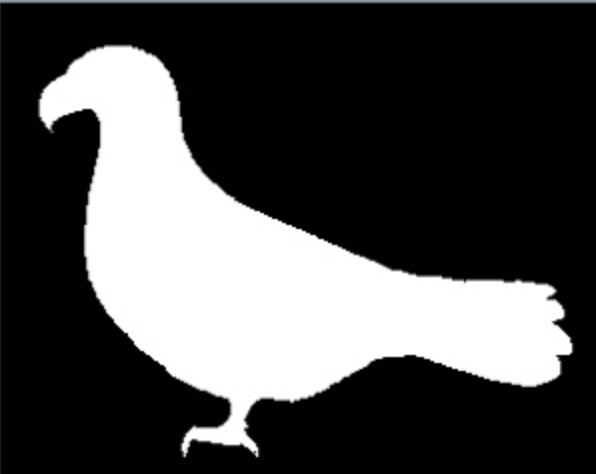
#> input picture paloma.png, 596 x 474 px
$ python Perimetro.py
#> lines starting #> are read from the running program, lines starting #| are printed output that depends on the picture

import cv2
import numpy as np

# leemos la imagen
imagen = cv2.imread("paloma.png")
#> imagen is the input picture: shape (474, 596, 3); mean B, G, R 74, 74, 73.9
imgOri= cv2.cvtColor(imagen, cv2.COLOR_BGR2GRAY)
cv2.imshow("Original", imgOri)
cv2.waitKey(0)
cv2.destroyAllWindows()

# realizamos erosion
matriz = np.ones((3 ,3), np.uint8)
dil = cv2.dilate(imgOri ,matriz ,iterations = 1)
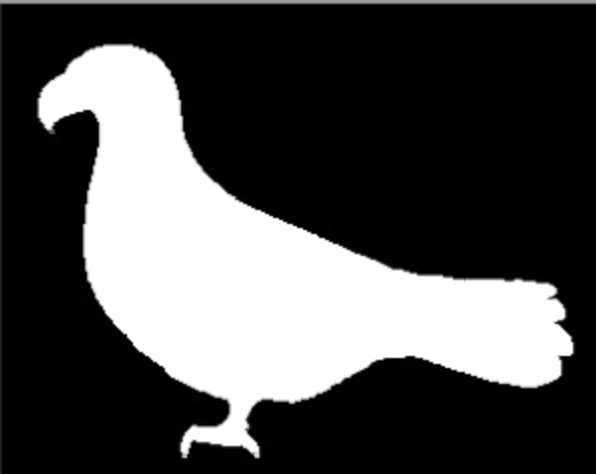
#> dil: shape (474, 596); min 0, max 255, mean 76.5

erosion = cv2.erode(imgOri ,matriz ,iterations = 1)
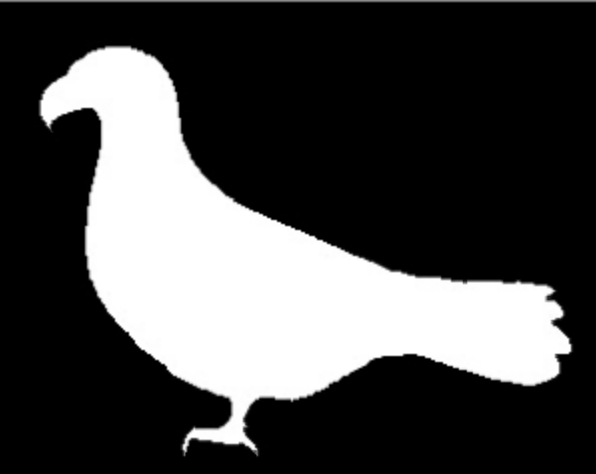
#> erosion: shape (474, 596); min 0, max 255, mean 71.5
cv2.imshow("dilatacion", dil)
cv2.imshow("erosion", erosion)
cv2.waitKey(0)
cv2.destroyAllWindows()

# creamos una matriz de ceros con el tamaño de la imagen original
# esto para guardar el nuevo resultado
perimetro = np.zeros((imgOri.shape), dtype=np.uint8)
# hacemos dos for para recorrer la imagen original
for i in range(imgOri.shape[0]):
    for j in range(imgOri.shape[1]):
        # ahora con el algoritmo del perimetro
        # que es restar la imagen original menos la de erosion
        # con esto nos ayuda a sacar los bordes
        perimetro[i ,j] = dil[i ,j] - erosion[i ,j]
        if perimetro[i ,j ] <0:
            perimetro = 0
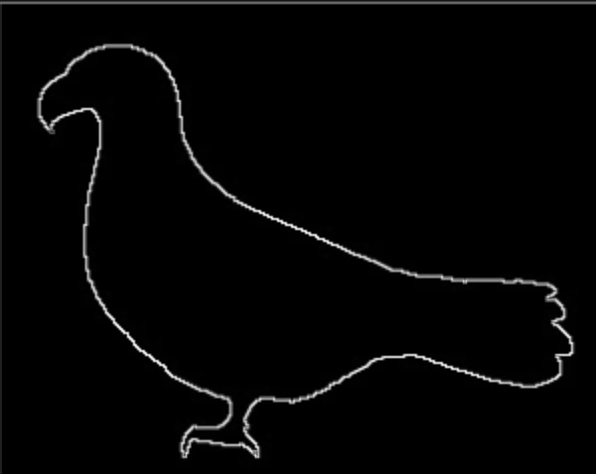
#> perimetro: shape (474, 596); min 0, max 239, mean 5

# mostramos la imagen
cv2.imshow("resultado", perimetro)
cv2.waitKey(0)
cv2.destroyAllWindows()
